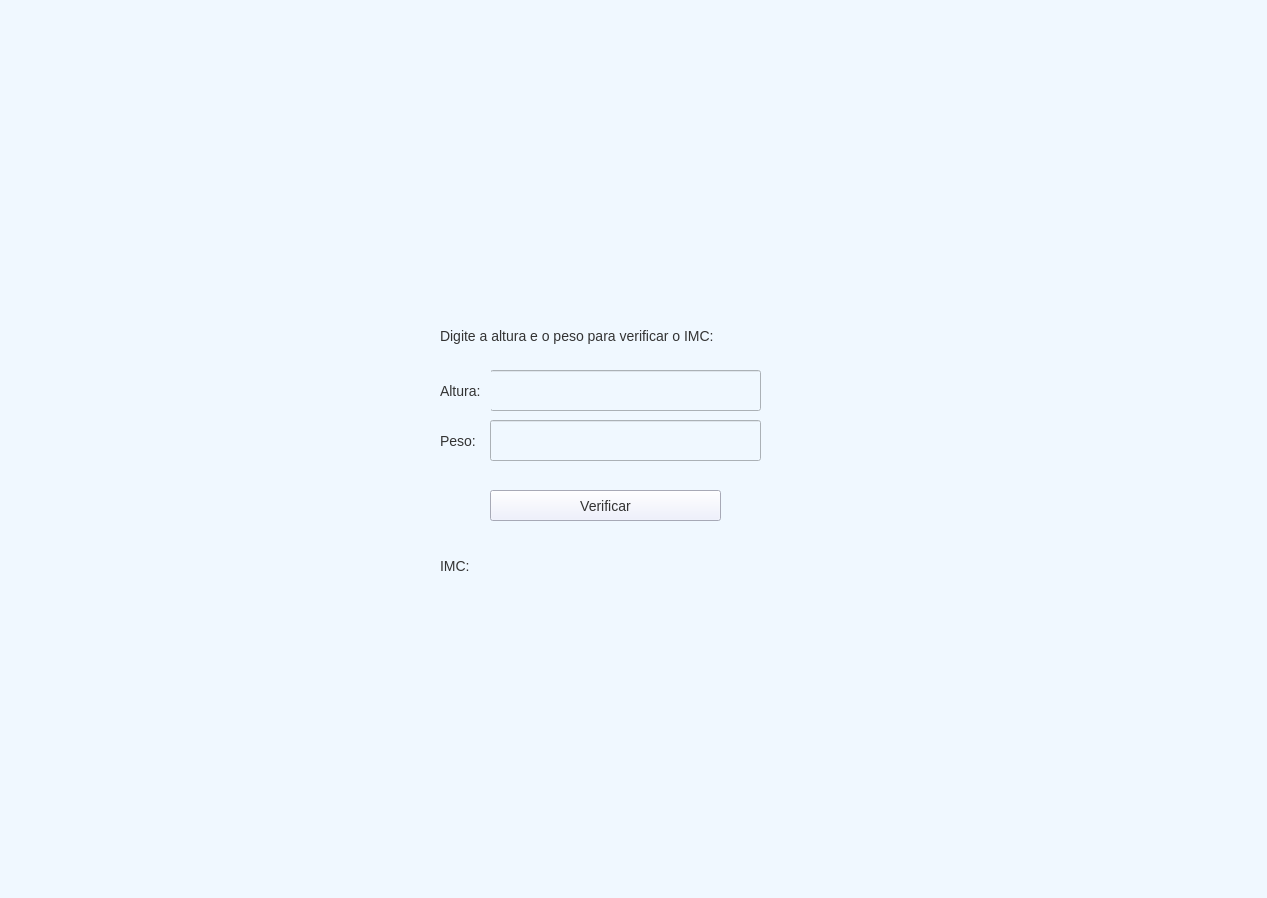
<?xml version="1.0" encoding="UTF-8"?>
<ui version="4.0">
 <class>MainWindow</class>
 <widget class="QMainWindow" name="MainWindow">
  <property name="geometry">
   <rect>
    <x>0</x>
    <y>0</y>
    <width>1267</width>
    <height>898</height>
   </rect>
  </property>
  <property name="windowTitle">
   <string>MainWindow</string>
  </property>
  <property name="styleSheet">
   <string notr="true">background-color: #f0f8ff;
font-size: 14px;          
color: #333;     </string>
  </property>
  <widget class="QWidget" name="centralwidget">
   <widget class="QLabel" name="labelResultado">
    <property name="geometry">
     <rect>
      <x>440</x>
      <y>540</y>
      <width>291</width>
      <height>51</height>
     </rect>
    </property>
    <property name="font">
     <font>
      <pointsize>-1</pointsize>
     </font>
    </property>
    <property name="text">
     <string>IMC: </string>
    </property>
   </widget>
   <widget class="QPushButton" name="pushButtonVerificar">
    <property name="geometry">
     <rect>
      <x>490</x>
      <y>490</y>
      <width>231</width>
      <height>31</height>
     </rect>
    </property>
    <property name="font">
     <font>
      <pointsize>-1</pointsize>
     </font>
    </property>
    <property name="styleSheet">
     <string notr="true">background: #eaedff;</string>
    </property>
    <property name="text">
     <string>Verificar</string>
    </property>
   </widget>
   <widget class="QLineEdit" name="lineEditAltura">
    <property name="geometry">
     <rect>
      <x>490</x>
      <y>370</y>
      <width>271</width>
      <height>41</height>
     </rect>
    </property>
    <property name="font">
     <font>
      <pointsize>-1</pointsize>
     </font>
    </property>
    <property name="text">
     <string/>
    </property>
   </widget>
   <widget class="QLabel" name="labelIdade_2">
    <property name="geometry">
     <rect>
      <x>440</x>
      <y>370</y>
      <width>51</width>
      <height>41</height>
     </rect>
    </property>
    <property name="font">
     <font>
      <pointsize>-1</pointsize>
     </font>
    </property>
    <property name="text">
     <string>Altura:</string>
    </property>
   </widget>
   <widget class="QLabel" name="labelImc">
    <property name="geometry">
     <rect>
      <x>440</x>
      <y>320</y>
      <width>331</width>
      <height>31</height>
     </rect>
    </property>
    <property name="font">
     <font>
      <pointsize>-1</pointsize>
     </font>
    </property>
    <property name="text">
     <string>Digite a altura e o peso para verificar o IMC:</string>
    </property>
   </widget>
   <widget class="QLabel" name="labelIdade_3">
    <property name="geometry">
     <rect>
      <x>440</x>
      <y>420</y>
      <width>41</width>
      <height>41</height>
     </rect>
    </property>
    <property name="font">
     <font>
      <pointsize>-1</pointsize>
     </font>
    </property>
    <property name="text">
     <string>Peso:</string>
    </property>
   </widget>
   <widget class="QLineEdit" name="lineEditPeso">
    <property name="geometry">
     <rect>
      <x>490</x>
      <y>420</y>
      <width>271</width>
      <height>41</height>
     </rect>
    </property>
    <property name="font">
     <font>
      <pointsize>-1</pointsize>
     </font>
    </property>
    <property name="text">
     <string/>
    </property>
   </widget>
  </widget>
  <widget class="QMenuBar" name="menubar">
   <property name="geometry">
    <rect>
     <x>0</x>
     <y>0</y>
     <width>1267</width>
     <height>25</height>
    </rect>
   </property>
  </widget>
  <widget class="QStatusBar" name="statusbar"/>
 </widget>
 <resources/>
 <connections/>
</ui>
